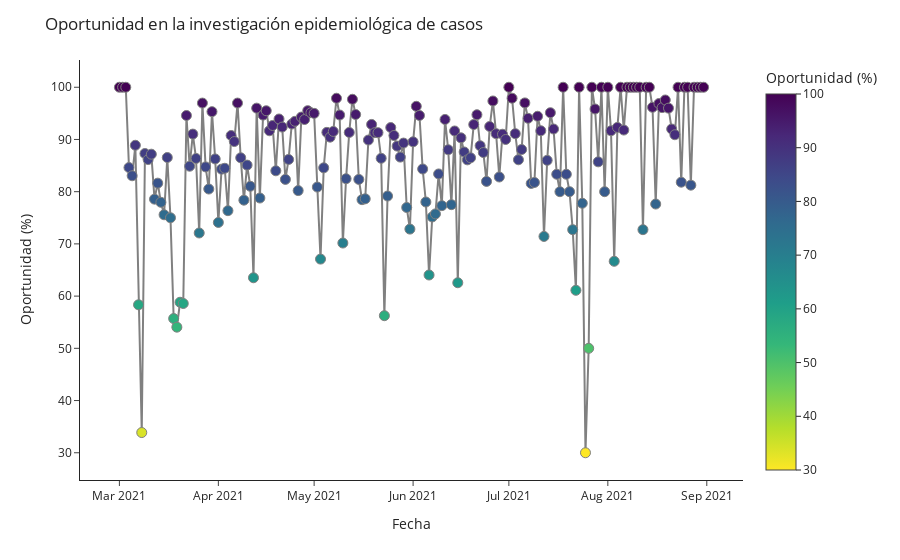

The notebook cell saved with this chart:
### Code cell
px.scatter(df_ind5_perc.reset_index(),
        x= 'fecha_cumple_requisitos',
        y= 'n_folio',
        color='n_folio',
        color_continuous_scale=px.colors.sequential.Viridis_r,
        labels={'n_folio':'Oportunidad (%)'},
        ).update_layout(title= 'Oportunidad en la investigación epidemiológica de casos',
                       yaxis_title='Oportunidad (%)',
                       xaxis_title='Fecha',
                       template='simple_white',
                 #      xaxis=dict(tickmode = 'array',
                  #                tickvals = list(range(12,88,3)),
                   #               ticktext = list(list(range(12,54,3))+list(range(1,88,3))),
                    #             ),
                 #   ).add_vline(x=53.5, line_width=3, line_dash='dash', line_color='gray'
                  #             ).add_hline(y=10, 
                   #                        line_width=3, 
                    #                       line_dash='longdash', 
                     #                      line_color='olive',
                      #                     annotation_text='Meta nacional (10%)',
                       #                    annotation_position='bottom right'
                        #         ).add_hline(y=mean_bac_ind, 
                         #                    line_width=3, 
                          #                   line_dash='longdash', 
                           #                  line_color='green',
                            #                 annotation_text= 'Promedio BAC ('+str(mean_bac_ind)+'%)',
                             #                annotation_position='bottom right'
                              #       ).add_vrect(x0='51', x1='50', 
                               #            annotation_text='2020', 
                                #           annotation_position='top right',
                                 #          annotation=dict(font_size=18, 
                                  #                         font_family="'Open Sans', verdana, arial, sans-serif"),
                                   #                        opacity=0, 
                                    #                       line_width=0
                                     #     ).add_vrect(x0='84', x1='86', 
                                      #     annotation_text='2021', 
                                       #    annotation_position='top right',
                                        #   annotation=dict(font_size=18, 
                                         #                  font_family="'Open Sans', verdana, arial, sans-serif"),
                                          #                 opacity=0, 
                                           #                line_width=0
                                                     ).update_traces(mode='lines+markers', 
                                                                     line_color='grey',
                                                                     marker_line_width=1, 
                                                                     marker_size=10)

### Figure 1 — Plotly figure (JSON) as saved in the notebook; plotly's stock layout.template omitted (floating-point values rounded to 4 significant figures; data arrays with more than 128 entries replaced by an {"elided": "..."} marker saying what was removed)
{"data": [{"hovertemplate": "fecha_cumple_requisitos=%{x}<br>Oportunidad (%)=%{marker.color}<extra></extra>", "legendgroup": "", "line": {"color": "grey"}, "marker": {"color": {"elided": "184 float values"}, "coloraxis": "coloraxis", "line": {"width": 1}, "size": 10, "symbol": "circle"}, "mode": "lines+markers", "name": "", "orientation": "v", "showlegend": false, "type": "scatter", "x": {"elided": "184 str values"}, "xaxis": "x", "y": {"elided": "184 float values"}, "yaxis": "y"}], "layout": {"coloraxis": {"colorbar": {"title": {"text": "Oportunidad (%)"}}, "colorscale": [[0, "#fde725"], [0.1111, "#b5de2b"], [0.2222, "#6ece58"], [0.3333, "#35b779"], [0.4444, "#1f9e89"], [0.5556, "#26828e"], [0.6667, "#31688e"], [0.7778, "#3e4989"], [0.8889, "#482878"], [1, "#440154"]]}, "legend": {"tracegroupgap": 0}, "margin": {"t": 60}, "title": {"text": "Oportunidad en la investigación epidemiológica de casos"}, "xaxis": {"anchor": "y", "domain": [0, 1], "title": {"text": "Fecha"}}, "yaxis": {"anchor": "x", "domain": [0, 1], "title": {"text": "Oportunidad (%)"}}}}
